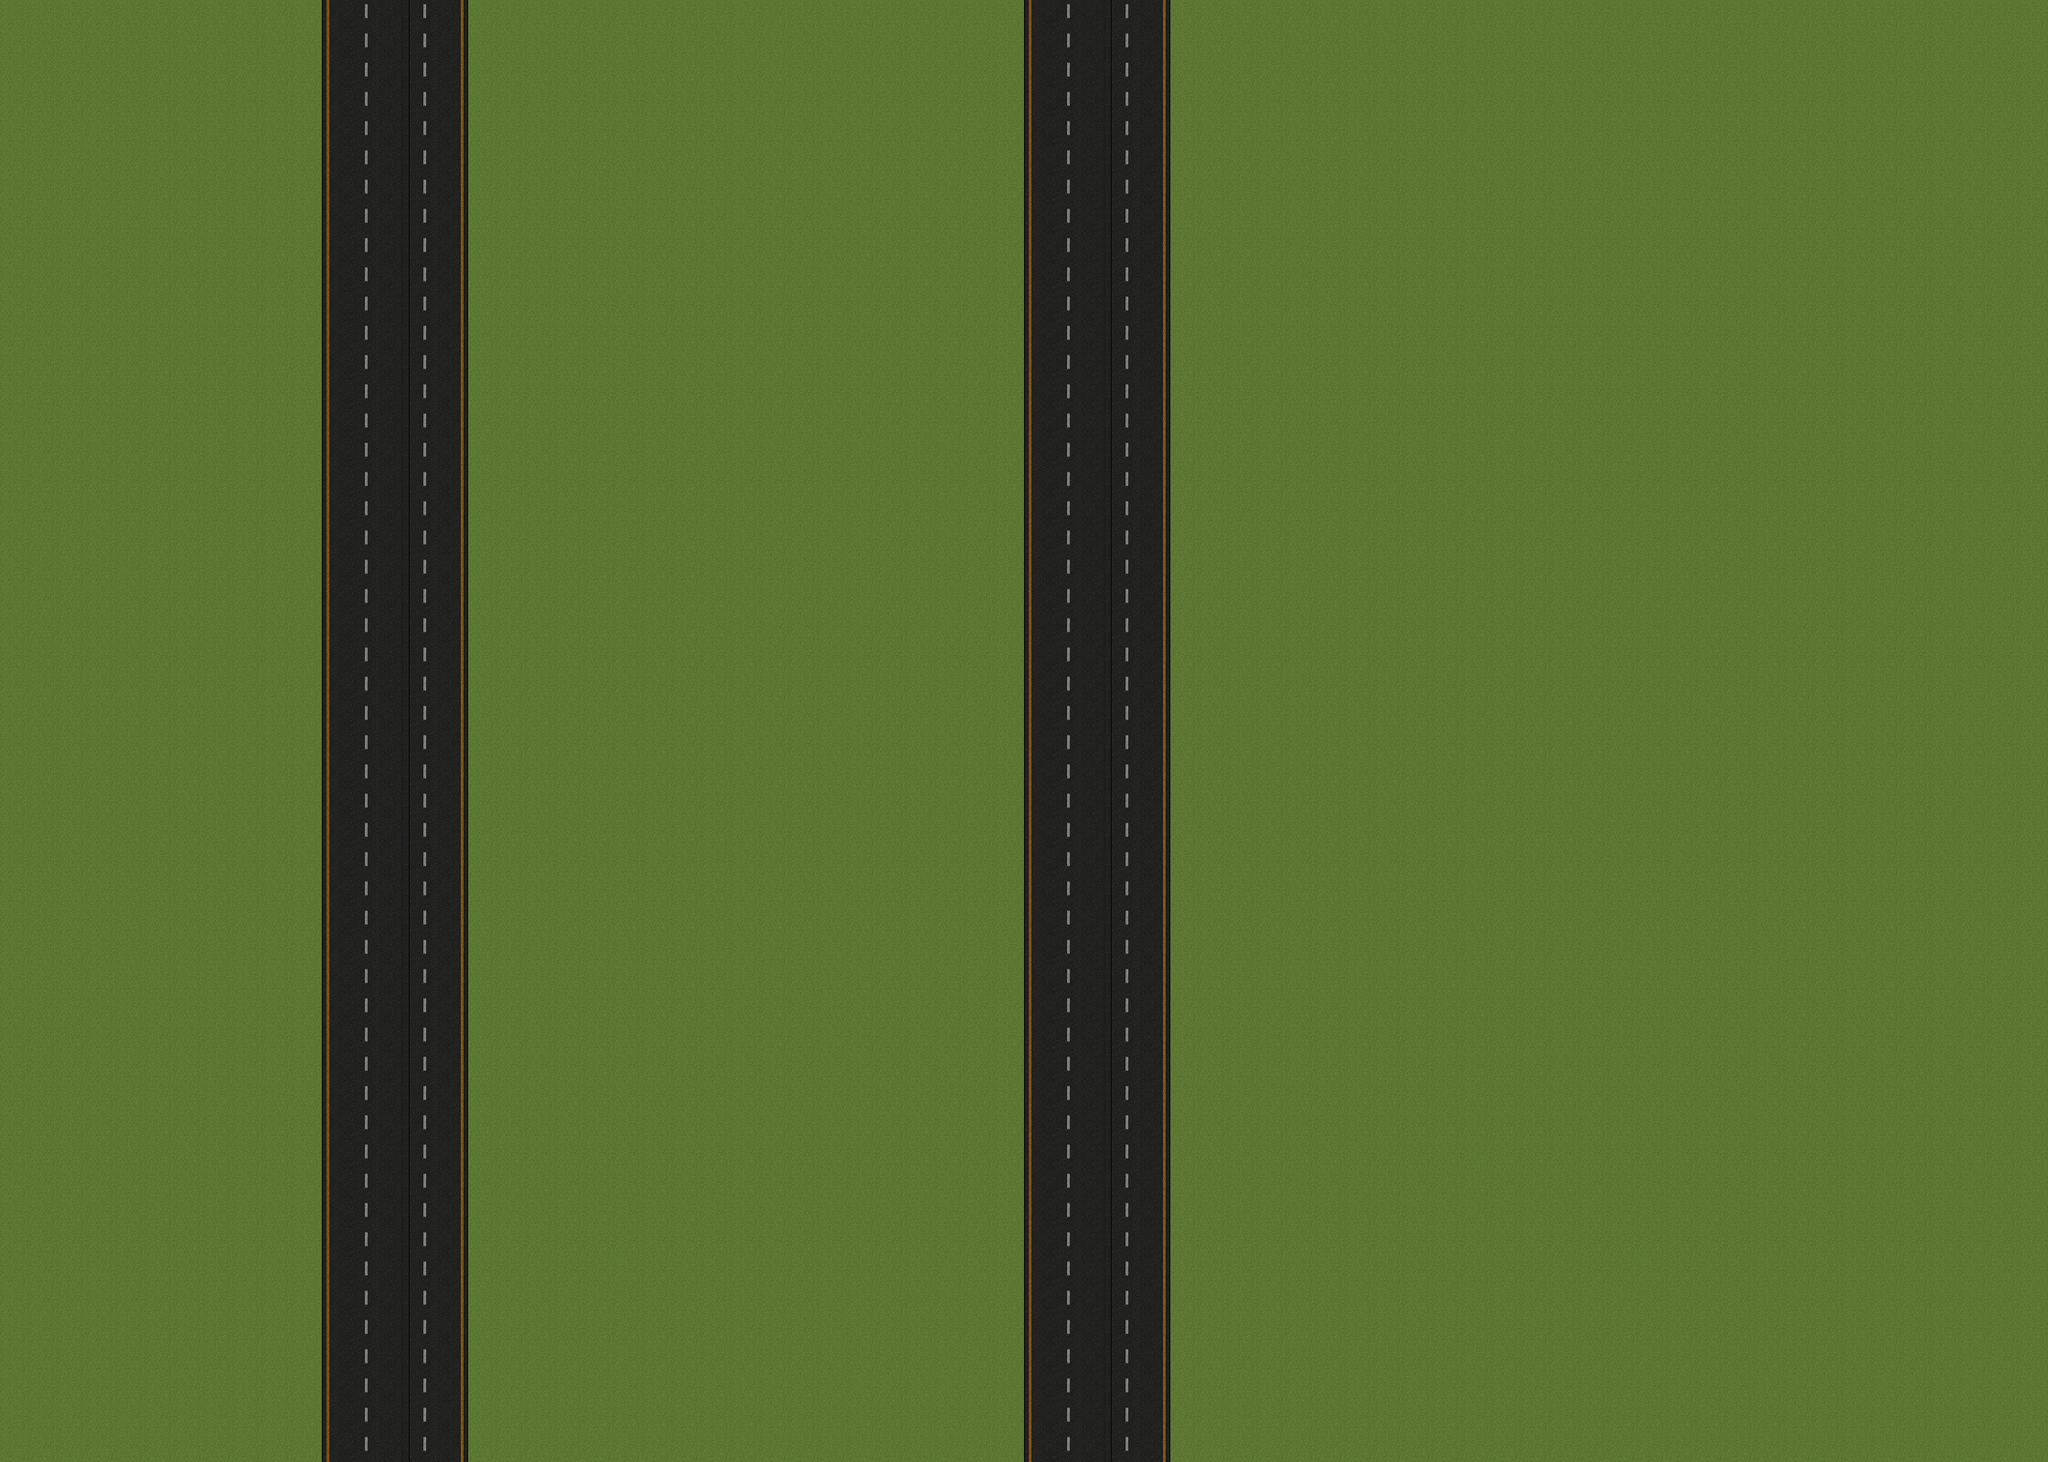

A 2D game scene composited from a Tiled map and its tileset images. What follows is a short description and the map's XML, with each tile layer's data collapsed to a summary:
An orthogonal 70x50 tile map with 32x32 px tiles, 1 tile layer (Слой тайлов 1) and 88 objects (11x invisible).

<map version="1.10" tiledversion="1.10.2" orientation="orthogonal" renderorder="left-up" width="70" height="50" tilewidth="32" tileheight="32" infinite="0" nextlayerid="4" nextobjectid="127">
 <editorsettings>
  <export target="app/src/main/assets/maps/lvl0.json" format="json" />
 </editorsettings>
 <tileset firstgid="1" source="z2d_primary.tsx" />
 <layer id="1" name="Слой тайлов 1" width="70" height="50">
  <data>[3500 cells, 3500 non-empty, 5 distinct tile ids]</data>
 </layer>
 <objectgroup id="2" name="Слой объектов 1">
  <object id="33" gid="9" x="-40" y="84" width="128" height="128" />
  <object id="34" gid="9" x="128" y="128" width="128" height="128" />
  <object id="35" gid="9" x="32" y="292" width="128" height="128" />
  <object id="36" gid="9" x="132" y="396" width="128" height="128" />
  <object id="37" gid="9" x="60" y="676" width="128" height="128" />
  <object id="38" gid="9" x="4" y="536" width="128" height="128" />
  <object id="39" gid="9" x="280" y="844" width="128" height="128" />
  <object id="40" gid="9" x="-8" y="972" width="128" height="128" />
  <object id="41" gid="9" x="128" y="1152" width="128" height="128" />
  <object id="42" gid="10" x="112" y="888" width="128" height="128" />
  <object id="43" gid="10" x="160" y="584" width="128" height="128" />
  <object id="44" gid="10" x="52" y="440" width="128" height="128" />
  <object id="45" gid="10" x="188" y="292" width="128" height="128" />
  <object id="46" gid="10" x="44" y="172" width="128" height="128" />
  <object id="47" gid="9" x="540" y="648" width="128" height="128" />
  <object id="48" gid="9" x="744" y="560" width="128" height="128" />
  <object id="49" gid="9" x="544" y="428" width="128" height="128" />
  <object id="50" gid="9" x="696" y="332" width="128" height="128" />
  <object id="51" gid="9" x="604" y="304" width="128" height="128" />
  <object id="52" gid="9" x="564" y="180" width="128" height="128" />
  <object id="53" gid="9" x="692" y="104" width="128" height="128" />
  <object id="54" gid="11" x="280" y="612" width="64" height="64" />
  <object id="55" gid="13" x="204" y="460" width="64" height="64" />
  <object id="56" gid="12" x="572" y="524" width="64" height="64" />
  <object id="57" gid="13" x="528" y="272" width="64" height="64" />
  <object id="58" gid="13" x="540" y="68" width="64" height="64" />
  <object id="59" gid="11" x="224" y="760" width="64" height="64" />
  <object id="60" gid="11" x="24" y="724" width="64" height="64" />
  <object id="61" gid="11" x="44" y="808" width="64" height="64" />
  <object id="62" gid="10" x="-4" y="488" width="128" height="128" />
  <object id="63" gid="10" x="4" y="1140" width="128" height="128" />
  <object id="64" gid="10" x="224" y="40" width="128" height="128" />
  <object id="65" gid="10" x="864" y="44" width="128" height="128" />
  <object id="66" gid="13" x="672" y="444" width="64" height="64" />
  <object id="68" gid="9" x="980" y="232" width="128" height="128" />
  <object id="69" gid="9" x="872" y="380" width="128" height="128" />
  <object id="70" gid="9" x="992" y="608" width="128" height="128" />
  <object id="71" gid="9" x="864" y="900" width="128" height="128" />
  <object id="72" gid="9" x="952" y="1144" width="128" height="128" />
  <object id="73" gid="9" x="1004" y="1468" width="128" height="128" />
  <object id="74" gid="9" x="844" y="1564" width="128" height="128" />
  <object id="75" gid="9" x="656" y="1432" width="128" height="128" />
  <object id="76" gid="9" x="732" y="1136" width="128" height="128" />
  <object id="77" gid="9" x="516" y="1044" width="128" height="128" />
  <object id="78" gid="9" x="680" y="800" width="128" height="128" />
  <object id="79" gid="10" x="816" y="720" width="128" height="128" />
  <object id="80" gid="10" x="532" y="880" width="128" height="128" />
  <object id="81" gid="10" x="712" y="992" width="128" height="128" />
  <object id="82" gid="10" x="552" y="1128" width="128" height="128" />
  <object id="83" gid="10" x="776" y="1412" width="128" height="128" />
  <object id="84" gid="10" x="672" y="1292" width="128" height="128" />
  <object id="85" gid="10" x="528" y="1372" width="128" height="128" />
  <object id="86" gid="10" x="564" y="1628" width="128" height="128" />
  <object id="87" gid="10" x="988" y="1616" width="128" height="128" />
  <object id="88" gid="10" x="936" y="1256" width="128" height="128" />
  <object id="89" gid="10" x="972" y="992" width="128" height="128" />
  <object id="90" gid="10" x="992" y="844" width="128" height="128" />
  <object id="91" gid="12" x="832" y="828" width="64" height="64" />
  <object id="92" gid="13" x="844" y="1256" width="64" height="64" />
  <object id="93" gid="13" x="684" y="1136" width="64" height="64" />
  <object id="94" gid="13" x="828" y="976" width="64" height="64" />
  <object id="95" gid="13" x="608" y="848" width="64" height="64" />
  <object id="96" gid="13" x="644" y="664" width="64" height="64" />
  <object id="97" gid="13" x="788" y="496" width="64" height="64" />
  <object id="98" gid="13" x="996" y="536" width="64" height="64" />
  <object id="99" gid="13" x="1024" y="380" width="64" height="64" />
  <object id="100" gid="13" x="1036" y="308" width="64" height="64" />
  <object id="101" gid="13" x="840" y="228" width="64" height="64" />
  <object id="102" name="spawn_point" type="invisible" gid="1" x="756" y="644" width="32" height="32" />
  <object id="104" gid="9" x="164" y="1340" width="128" height="128" />
  <object id="105" gid="9" x="-36" y="1468" width="128" height="128" />
  <object id="106" gid="9" x="92" y="1612" width="128" height="128" />
  <object id="107" gid="9" x="232" y="1488" width="128" height="128" />
  <object id="108" gid="10" x="4" y="1576" width="128" height="128" />
  <object id="109" gid="10" x="116" y="1436" width="128" height="128" />
  <object id="110" gid="10" x="44" y="1316" width="128" height="128" />
  <object id="111" gid="10" x="232" y="1224" width="128" height="128" />
  <object id="112" gid="10" x="216" y="1012" width="128" height="128" />
  <object id="117" name="zed_spawner" type="invisible" gid="9" x="229.333" y="194.667" width="128" height="128" />
  <object id="118" name="zed_spawner" type="invisible" gid="9" x="976" y="108" width="128" height="128" />
  <object id="119" name="zed_spawner" type="invisible" gid="9" x="1368" y="352" width="128" height="128" />
  <object id="120" name="zed_spawner" type="invisible" gid="9" x="1472" y="824" width="128" height="128" />
  <object id="121" name="zed_spawner" type="invisible" gid="9" x="1268" y="1452" width="128" height="128" />
  <object id="122" name="zed_spawner" type="invisible" gid="9" x="724" y="1496" width="128" height="128" />
  <object id="123" name="zed_spawner" type="invisible" gid="9" x="260" y="1448" width="128" height="128" />
  <object id="124" name="zed_spawner" type="invisible" gid="9" x="40" y="1200" width="128" height="128" />
  <object id="125" name="zed_spawner" type="invisible" gid="9" x="92" y="848" width="128" height="128" />
  <object id="126" name="zed_spawner" type="invisible" gid="9" x="160" y="720" width="128" height="128" />
 </objectgroup>
</map>